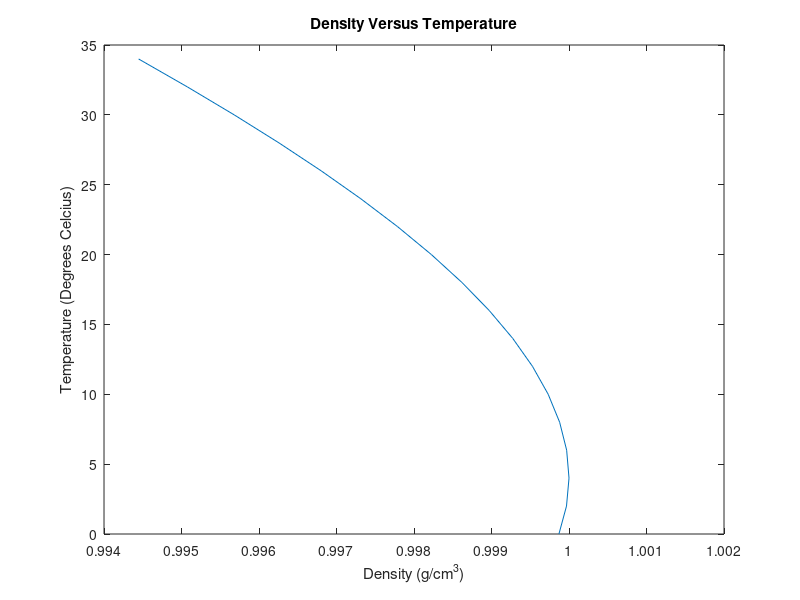

MATLAB code to generate this figure:
% Max Ryterski
% MECH105
% 8/28/19
% Homework 1
clc; clear;
TF = 32:3.6:93.2;
TC = 5/9*(TF-32);
rho = 5.5289e-8*TC.^3-8.5016e-6*TC.^2+6.5622e-5*TC+0.99987;
plot(rho,TC)
title('Density Versus Temperature')
xlabel('Density (g/cm^3)')
ylabel('Temperature (Degrees Celcius)')